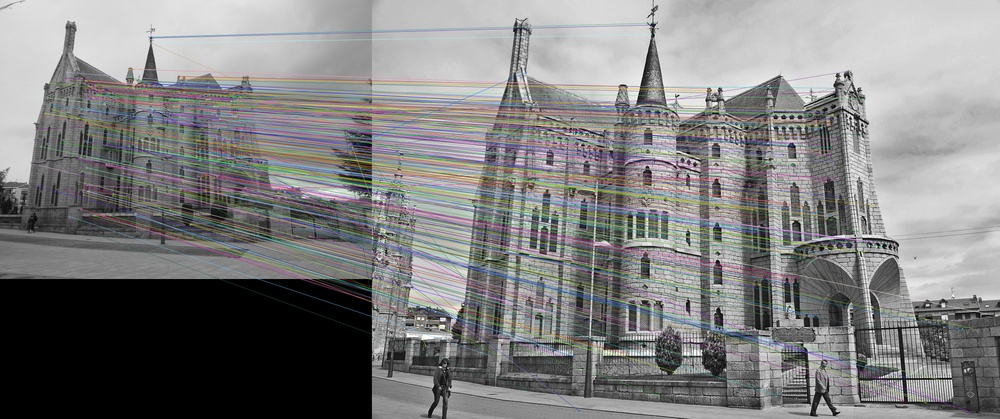
#> input picture first_matches.jpg, 1000 x 419 px, shrunk from 4301 x 1801 before the run, given in place of impedance.PNG, which was not available
$ python main.py   (older library calls are emulated)
#> lines starting #> are read from the running program, lines starting #| are printed output that depends on the picture; pictures that were not available may be replaced by others from this repository, and a replacement may not be noted
import csv
import sys
import argparse
import numpy as np
import scipy.io as scio

# Import matplotlib
import matplotlib
matplotlib.use("TkAgg")
import matplotlib.pyplot as plt

# Import skimage packages
from skimage import io, filters, feature, img_as_float32
from skimage.transform import rescale
from skimage.color import rgb2gray

# Import Open CV2
import cv2

# Import other python packages
import feature_match as fm

'''
Parts of code obtained from:
https://opencv24-python-tutorials.readthedocs.io/en/stable/py_tutorials/py_feature2d/py_matcher/py_matcher.html
'''

def get_features(sift, img):
    '''
    Use feature detector to produce SIFT keypoints and descriptors
    '''
    k, d = sift.detectAndCompute(img, None)

    return k, d

def flann_match(flann, d1, d2):
    '''
    Use built in OpenCV Flann to match descriptors

    Returns set of tuples of descriptors that have passed ratio test
    '''
    match_out = flann.knnMatch(d1, d2,k=2)
    matches = []

    # Go through matches and use ratio test to pick best ones
    for a, b in match_out:
        if ((a.distance / b.distance) < 0.78):
            matches.append([a])

    return matches


def load_data(num):
    '''
    TODO:
    '''
    # TODO: Get filepath for image1_file and image2_file
    image1_file = ''
    image2_file = ''

    image1 = img_as_float32(io.imread(image1_file))
    image2 = img_as_float32(io.imread(image2_file))

    return image1, image2

def load_impedance_img():
    '''
    Use Rosenstein's code that already exists that runs to use impedance
    data to create impedance image.
    TODO:
    '''
    filepath = 'data/F0088_imp_match_w_fluor.tif'

    # imp = plt.imread(filepath)
    imp = io.imread(filepath)

    print(imp.shape)

def main():
    # Get filepath
    FILEPATH = ''
    EXPERIMENT_NAME = ''
    # TODO:

    # Construct filepath for impedance stack and flouresence stack
    # TODO:

    # Adjust flouresence Image Color
    # TODO:

    # Load Images
    # TODO:
    # imp_img = load_impedance_img()
    # flour_img = load_data()

    imp_img_c = cv2.imread('data/impedance.PNG')
#> imp_img_c is the input picture: shape (419, 1000, 3); mean B, G, R 127.8, 127.8, 128.1
    flour_img_c = cv2.imread('data/scarlett.PNG')
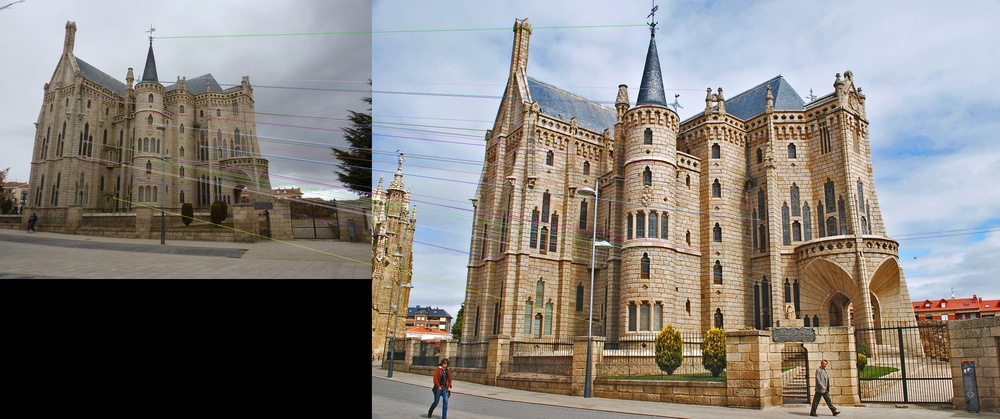
#> input picture gaudi_match.jpg, 1000 x 419 px, shrunk from 4301 x 1801 before the run, given in place of scarlett.PNG, which was not available
#> flour_img_c is the input picture: shape (419, 1000, 3); mean B, G, R 124.3, 129.3, 133.9
    # imp_img = cv2.imread('data/EGaudi_1.jpg')
    # flour_img = cv2.imread('data/EGaudi_2.jpg')

    # Convert to grayscale
    imp_img = cv2.cvtColor(imp_img_c, cv2.COLOR_BGR2GRAY)
    flour_img = cv2.cvtColor(flour_img_c, cv2.COLOR_BGR2GRAY)

    cv2.normalize(imp_img, imp_img, 0, 255, cv2.NORM_MINMAX)
    cv2.normalize(flour_img, flour_img, 0, 255, cv2.NORM_MINMAX)

    # Try and Blur both to spatially low pass filter
    blur_size = 5
    gaussian = True

    if gaussian:
        imp_img = cv2.blur(imp_img, (blur_size,blur_size))
        flour_img = cv2.blur(flour_img, (blur_size,blur_size))
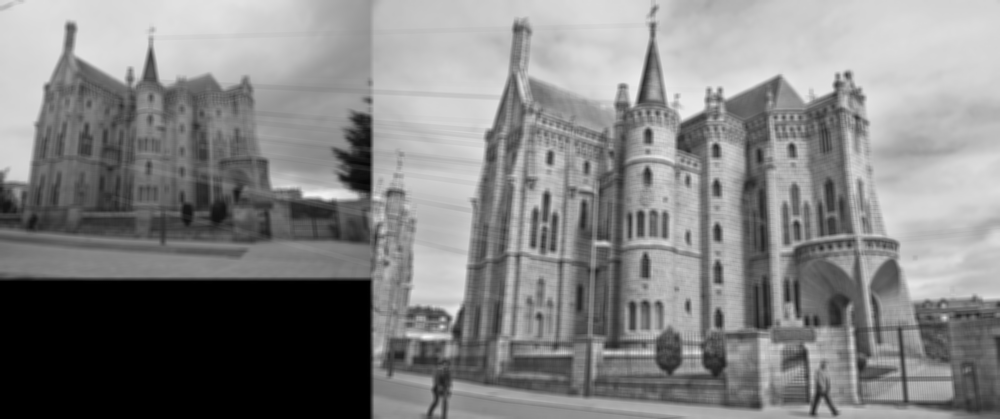
#> flour_img: shape (419, 1000); min 0, max 245, mean 130.1
    else:
        # Try median blur instead
        imp_img = cv2.medianBlur(imp_img, blur_size)
        flour_img = cv2.medianBlur(flour_img, blur_size)

    # Edge filtering
    sobel_64 = cv2.Sobel(imp_img,cv2.CV_64F,1,0,ksize=3)
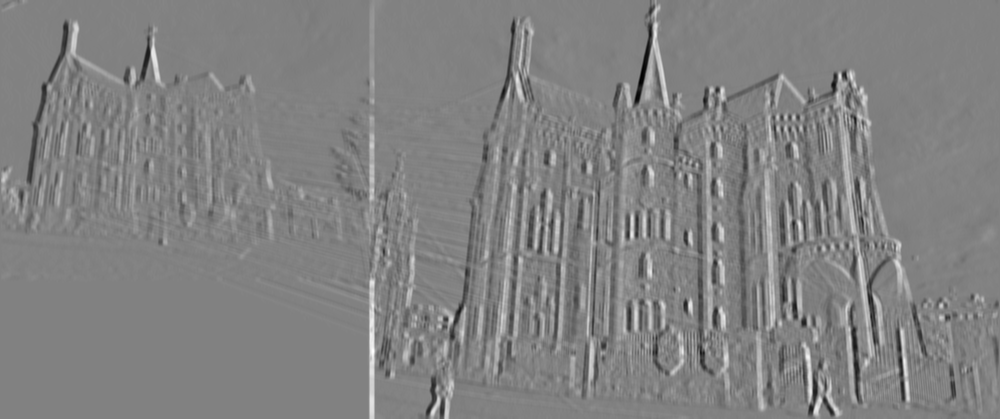
#> sobel_64: shape (419, 1000) float64; min -314, max 303, mean 0.5; drawn with min black and max white
    abs_64 = np.absolute(sobel_64)
    imp_img = np.uint8(abs_64)
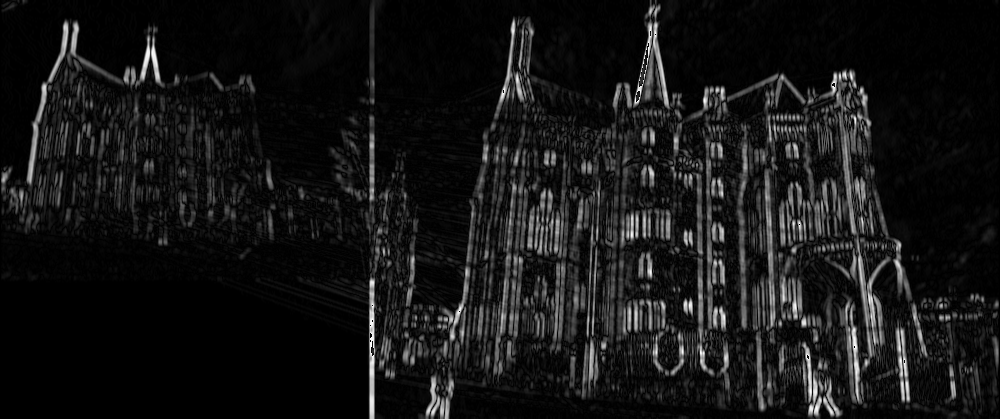
#> imp_img: shape (419, 1000); min 0, max 255, mean 21.2

    sobel_64 = cv2.Sobel(flour_img,cv2.CV_64F,1,0,ksize=3)
    abs_64 = np.absolute(sobel_64)
    flour_img = np.uint8(abs_64)
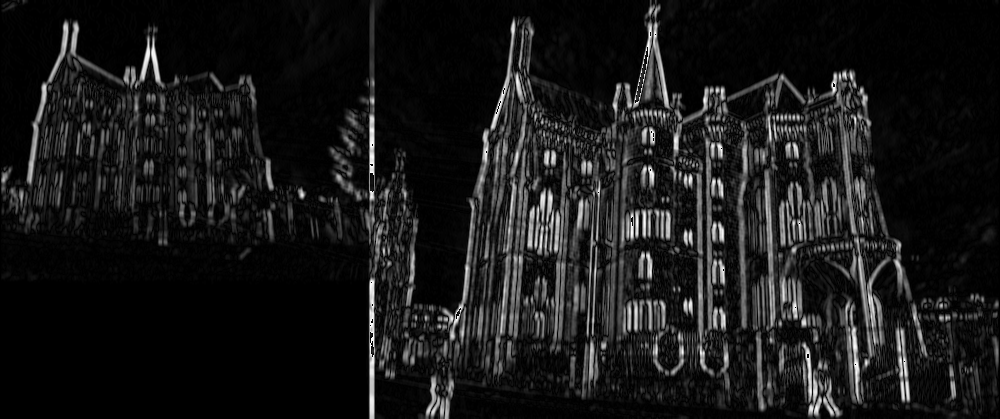
#> flour_img: shape (419, 1000); min 0, max 255, mean 24.4

    cv2.normalize(imp_img, imp_img, 0, 255, cv2.NORM_MINMAX)
    cv2.normalize(flour_img, flour_img, 0, 255, cv2.NORM_MINMAX)

    # Clamp Images that are less than some value to 0 to get nice edges
    # lower_clamp = 100
    # imp_img[imp_img > lower_clamp] = 255
    # flour_img[flour_img > 20] = 255

    # Brighten Flourescence image edges


    # TODO: Need to get rid of high frequency noise in the imp_img

    # Brighten flour_img
    # TODO:

    print("Images Loaded!")

    # Perform SIFT Feature Detection
    sift = cv2.SIFT_create()

    k1, d1 = get_features(sift, imp_img)
#> in get_features, `k, d = sift.detectAndCompute(img, None)`: k = 3303 keypoints; strongest (x, y, size): (639, 89, 3.5), (372, 283, 4.1), (833, 84, 1.8), (372, 339, 3.1)
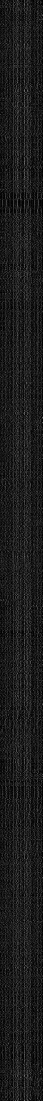
#> d1: shape (3303, 128) float32 (shown at 1/3 size); min 0, max 208, mean 27.6
#> k1 has the same summary as k in get_features
    k2, d2 = get_features(sift, flour_img)
#> in get_features (call 2), `k, d = sift.detectAndCompute(img, None)`: k = 3204 keypoints; strongest (x, y, size): (373, 339, 2.5), (372, 170, 4.3), (372, 141, 4.3), (302, 194, 4.4)
#> k2 has the same summary as k in get_features

    print("Num Features: ", len(k1))
#| Num Features:  3303
    print("Got SIFT Features!")


    # Pass descriptors into FLANN Matcher
    flann = True

    if flann:
        FLAN_INDEX_KDTREE = 0
        index_params = dict (algorithm = FLAN_INDEX_KDTREE, trees=5)
        search_params = dict (checks=50)

        flann = cv2.FlannBasedMatcher(index_params, search_params)

        matches = flann_match(flann, d1, d2)
#> in flann_match, `match_out = flann.knnMatch(d1, d2,k=2)`: match_out = 3303 matches
#> after the loop in flann_match, `for a, b in match_out:`: matches = 1392 matches
#> matches = 1392 matches
    else:
        # create BFMatcher object
        bf = cv2.BFMatcher()

        # Match descriptors.
        matches = bf.match(d1,d2)

        # Sort them in the order of their distance.
        matches = sorted(matches, key = lambda x:x.distance)


    print("Matches: ", len(matches))
#| Matches:  1392
    print("Matching Descriptors between Images!")

    # Graph and display images
    if flann:
        flann_matches =cv2.drawMatchesKnn(imp_img, k1, flour_img, k2, matches[:30], None, flags=2)
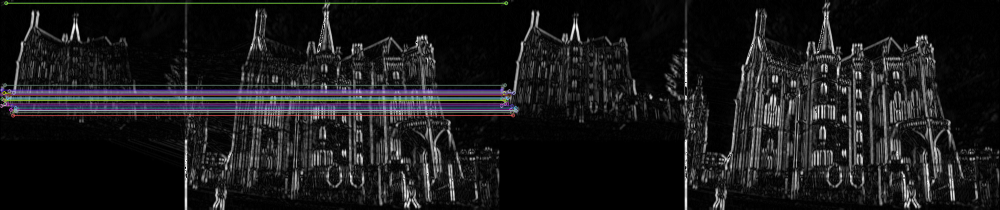
#> flann_matches: shape (419, 2000, 3) (shown at 1/2 size); mean of channels 0, 1, 2 27.4, 26.5, 26.9; drawn as B, G, R
        cv2.imwrite('flann_matches.jpg', flann_matches)
    else:
        # Draw first 10 matches.
        bf_matches = cv2.drawMatches(imp_img,k1,flour_img,k2,matches[:10], None, flags=2)
        cv2.imwrite('bf_matches.jpg', bf_matches)


if __name__ == '__main__':
    main()
    #load_impedance_img()
